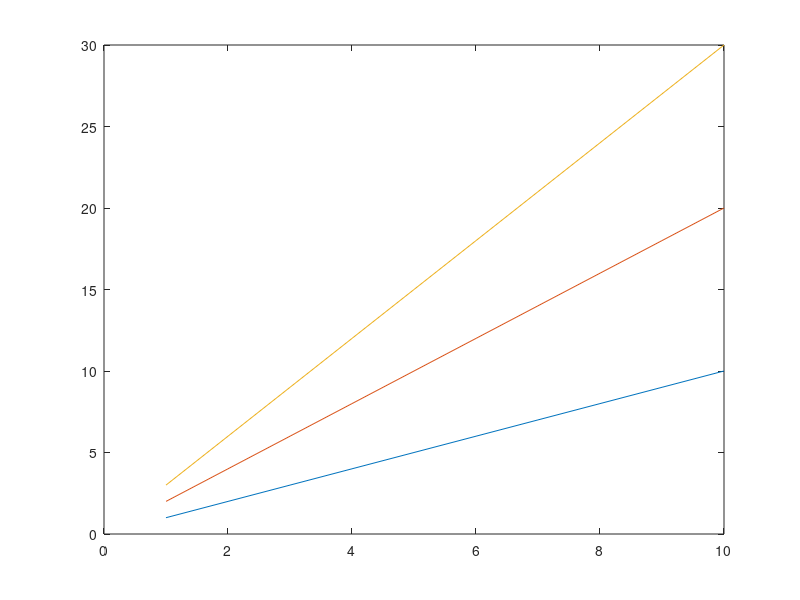

Reproduce this figure in MATLAB.
clear; clc; close all;
Fig = figure;

%% plot
data = 1:10;
dataAll = data .* [1;2;3];
set(Fig, "UserData", []);

for index = 1:3
    info.index = index;
    info.block = "Block-1";
    plot(dataAll(index, :), "DeleteFcn", {@mDeleteFcn, Fig}, "UserData", info, "ButtonDownFcn", @mBtnDownFcn);
    hold on;
end

%% test
idx = get(Fig, "UserData");
dataAll(idx, :) = [];
disp(dataAll);

%% deleteFcn
function mDeleteFcn(handle, eventdata, Fig)
    y = get(Fig, "UserData");
    info = get(handle, "UserData");
    y = [y, info.index];
    set(Fig, "UserData", y);
end

%% buttondownfcn
function mBtnDownFcn(handle, eventdata)
    info = get(handle, "UserData");
    Msgbox(info.block);
end